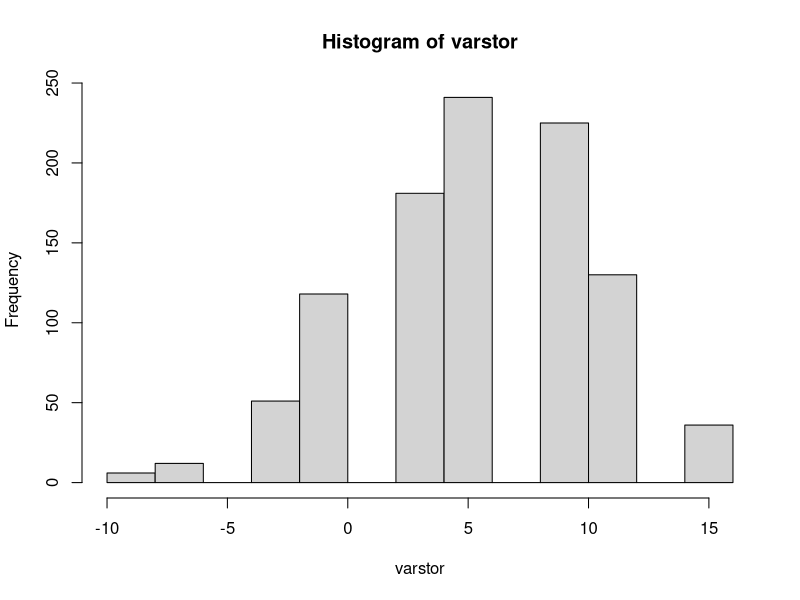

Reproduce this figure in R.
## ---- chunk 1
knitr::opts_chunk$set(echo = TRUE)
## ---- chunk 2
require(tidyverse)

## ---- chunk 3
days=1:365
count=15
repeatn=1000
varstor=numeric()
for (j in 1:repeatn){
brownlow = 0
for (i in 1:count) {
  sam=sample(days,size=34,replace = T)
  y=duplicated(sam)
  if (sum(y)>0) brownlow=brownlow+1
  else brownlow = brownlow - 2
}
varstor[j]=brownlow
}
hist(varstor)
var(varstor)
print(paste("average return = ",mean(varstor)))

## ---- chunk 4
vSorted = sort(varstor)
print(vSorted[50])
print(vSorted[950])
